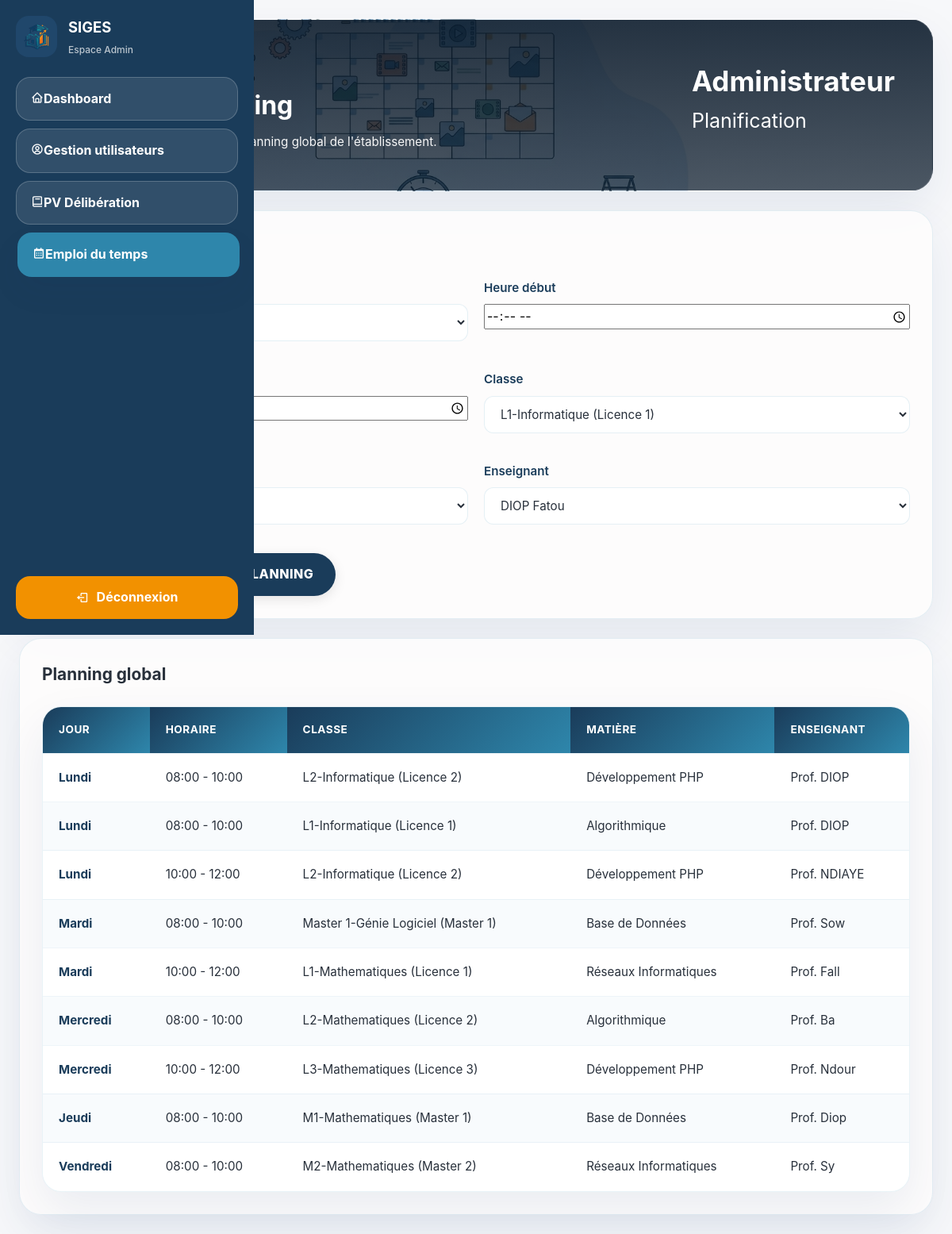
/views/admin/schedule.php (signed in), run on the app's committed database.
### tables this page shows
CREATE TABLE `creneau` (
  `Id_Creneau` int(11) NOT NULL,
  `jour` varchar(20) NOT NULL,
  `heure_debut` time NOT NULL,
  `heure_fin` time NOT NULL,
  `Id_Classe` int(11) NOT NULL,
  `Id_Professeur` int(11) NOT NULL,
  `Id_Matiere` int(11) NOT NULL
);

CREATE TABLE `classe` (
  `Id_Classe` int(11) NOT NULL,
  `libelle` varchar(50) NOT NULL,
  `niveau` varchar(50) NOT NULL
);

CREATE TABLE `matiere` (
  `Id_Matiere` int(11) NOT NULL,
  `libelle` varchar(100) NOT NULL,
  `coefficient` int(11) NOT NULL
);

CREATE TABLE `professeur` (
  `Id_Professeur` int(11) NOT NULL,
  `nom` varchar(100) NOT NULL,
  `prenom` varchar(100) NOT NULL,
  `Id_Matiere` int(11) DEFAULT NULL,
  `login` varchar(50) DEFAULT NULL
);

### models/Schedule.php (called while the page is built, shortened)
<?php
class Schedule
{
    private $conn;
    public function __construct($db)
    {
        $this->conn = $db;
    }
    public function getAllSchedules() {
        $query = "SELECT c.*, cl.libelle as classe_nom, cl.niveau, p.nom as prof_nom, m.libelle as matiere_nom
                  FROM creneau c
                  JOIN classe cl ON c.Id_Classe = cl.Id_Classe
                  JOIN professeur p ON c.Id_Professeur = p.Id_Professeur
                  JOIN matiere m ON c.Id_Matiere = m.Id_Matiere
                  ORDER BY FIELD(c.jour, 'Lundi', 'Mardi', 'Mercredi', 'Jeudi', 'Vendredi', 'Samedi'), c.heure_debut";
        $stmt = $this->conn->prepare($query);
        $stmt->execute();
        return $stmt;
    }
}

### views/admin/schedule.php (the view, shortened to what this page needs)
<?php
$database = new Database();
$db = $database->getConnection();
$classes = $db->query("SELECT * FROM classe")->fetchAll(PDO::FETCH_ASSOC);
$profs = $db->query("SELECT * FROM professeur")->fetchAll(PDO::FETCH_ASSOC);
$matieres = $db->query("SELECT * FROM matiere")->fetchAll(PDO::FETCH_ASSOC);
require_once '../../models/Schedule.php';
$scheduleModel = new Schedule($db);
$allSchedules = $scheduleModel->getAllSchedules()->fetchAll(PDO::FETCH_ASSOC);
?>
<!DOCTYPE html>
<html lang="fr">
<head>
    <link rel="stylesheet" href="../../assets/css/style.css">
    <link rel="stylesheet" href="https://cdn.jsdelivr.net/npm/boxicons@2.1.4/css/boxicons.min.css">
</head>
<body>
    <div class="student-shell">
        <aside class="student-sidebar">
            <div class="sidebar-brand">
                <img src="../../assets/img/logo_simple-SAP.png" alt="SIGES logo">
                <div class="brand-title">
                    <strong>SIGES</strong>
                    <span>Espace Admin</span>
                </div>
            </div>
            <nav class="sidebar-nav">
                <a href="dashboard.php"><i class='bx bx-home'></i>Dashboard</a>
                <a href="users.php"><i class='bx bx-user-circle'></i>Gestion utilisateurs</a>
                <a href="grades_view.php"><i class='bx bx-book'></i>PV Délibération</a>
                <a href="schedule.php" class="active"><i class='bx bx-calendar'></i>Emploi du temps</a>
            </nav>
            <a href="../../controllers/Logout.php" class="logout-btn"><i class='bx bx-log-out'></i>Déconnexion</a>
        </aside>
        <main class="student-main">
            <section class="page-header page-header-schedule">
                <div>
                    <p class="eyebrow">Emploi du temps</p>
                    <h1>Gestion du planning</h1>
                    <p>Ajoutez des créneaux et suivez le planning global de l'établissement.</p>
                </div>
                <div class="header-user-card">
                    <strong>Administrateur</strong>
                    <span>Planification</span>
                </div>
            </section>
            <section class="section-block">
                <div class="section-title-row">
                    <h2>Ajouter un créneau</h2>
                </div>
                <form action="../../controllers/ScheduleController.php" method="POST">
                    <div class="form-grid">
                        <div class="form-group">
                            <label>Jour</label>
                            <select name="jour" required>
                                <option value="Lundi">Lundi</option>
                            </select>
                        </div>
                        <div class="form-group">
                            <label>Heure début</label>
                            <input type="time" name="heure_debut" required>
                        </div>
                        <div class="form-group">
                            <label>Heure fin</label>
                            <input type="time" name="heure_fin" required>
                        </div>
                        <div class="form-group">
                            <label>Classe</label>
                            <select name="id_classe" required>
                                <?php foreach ($classes as $c): ?>
                                    <option value="<?= $c['Id_Classe'] ?>"><?= htmlspecialchars($c['libelle']) ?> (<?= htmlspecialchars($c['niveau']) ?>)</option>
                                <?php endforeach; ?>
                            </select>
                        </div>
                        <div class="form-group">
                            <label>Matière</label>
                            <select name="id_matiere" required>
                                <?php foreach ($matieres as $m): ?>
                                    <option value="<?= $m['Id_Matiere'] ?>"><?= htmlspecialchars($m['libelle']) ?></option>
                                <?php endforeach; ?>
                            </select>
                        </div>
                        <div class="form-group">
                            <label>Enseignant</label>
                            <select name="id_professeur" required>
                                <?php foreach ($profs as $p): ?>
                                    <option value="<?= $p['Id_Professeur'] ?>"><?= htmlspecialchars($p['nom']) ?> <?= htmlspecialchars($p['prenom']) ?></option>
                                <?php endforeach; ?>
                            </select>
                        </div>
                        <div class="form-full">
                            <button type="submit" class="button-primary">Ajouter ce créneau au planning</button>
                        </div>
                    </div>
                </form>
            </section>
            <section class="section-block">
                <div class="section-title-row">
                    <h2>Planning global</h2>
                </div>
                <div class="table-card">
                    <table>
                        <thead>
                            <tr>
                                <th>Jour</th>
                                <th>Horaire</th>
                                <th>Classe</th>
                                <th>Matière</th>
                                <th>Enseignant</th>
                            </tr>
                        </thead>
                        <tbody>
                            <?php foreach ($allSchedules as $s): ?>
                                <tr>
                                    <td><strong><?= htmlspecialchars($s['jour']) ?></strong></td>
                                    <td><?= substr($s['heure_debut'], 0, 5) ?> - <?= substr($s['heure_fin'], 0, 5) ?></td>
                                    <td><?= htmlspecialchars($s['classe_nom']) ?> (<?= htmlspecialchars($s['niveau']) ?>)</td>
                                    <td><?= htmlspecialchars($s['matiere_nom']) ?></td>
                                    <td>Prof. <?= htmlspecialchars($s['prof_nom']) ?></td>
                                </tr>
                            <?php endforeach; ?>
                        </tbody>
                    </table>
                </div>
            </section>
        </main>
    </div>
</body>
</html>

### data on the page
creneau: jour "Lundi", heure_debut "08:00", heure_fin "10:00", Id_Classe.libelle "L2-Informatique", Id_Classe.niveau "Licence 2", Id_Matiere.libelle "Développement PHP", Id_Professeur.nom "DIOP"
creneau: jour "Lundi", heure_debut "08:00", heure_fin "10:00", Id_Classe.libelle "L1-Informatique", Id_Classe.niveau "Licence 1", Id_Matiere.libelle "Algorithmique", Id_Professeur.nom "DIOP"
creneau: jour "Lundi", heure_debut "10:00", heure_fin "12:00", Id_Classe.libelle "L2-Informatique", Id_Classe.niveau "Licence 2", Id_Matiere.libelle "Développement PHP", Id_Professeur.nom "NDIAYE"
creneau: jour "Mardi", heure_debut "08:00", heure_fin "10:00", Id_Classe.libelle "Master 1-Génie Logiciel", Id_Classe.niveau "Master 1", Id_Matiere.libelle "Base de Données", Id_Professeur.nom "Sow"
creneau: jour "Mardi", heure_debut "10:00", heure_fin "12:00", Id_Classe.libelle "L1-Mathematiques", Id_Classe.niveau "Licence 1", Id_Matiere.libelle "Réseaux Informatiques", Id_Professeur.nom "Fall"
creneau: jour "Mercredi", heure_debut "08:00", heure_fin "10:00", Id_Classe.libelle "L2-Mathematiques", Id_Classe.niveau "Licence 2", Id_Matiere.libelle "Algorithmique", Id_Professeur.nom "Ba"
creneau: jour "Mercredi", heure_debut "10:00", heure_fin "12:00", Id_Classe.libelle "L3-Mathematiques", Id_Classe.niveau "Licence 3", Id_Matiere.libelle "Développement PHP", Id_Professeur.nom "Ndour"
creneau: jour "Jeudi", heure_debut "08:00", heure_fin "10:00", Id_Classe.libelle "M1-Mathematiques", Id_Classe.niveau "Master 1", Id_Matiere.libelle "Base de Données", Id_Professeur.nom "Diop"
creneau: jour "Vendredi", heure_debut "08:00", heure_fin "10:00", Id_Classe.libelle "M2-Mathematiques", Id_Classe.niveau "Master 2", Id_Matiere.libelle "Réseaux Informatiques", Id_Professeur.nom "Sy"

### other printed values
form field id_classe "L1-Informatique (Licence 1)"
form field id_matiere "Algorithmique"
form field id_professeur "DIOP Fatou"
